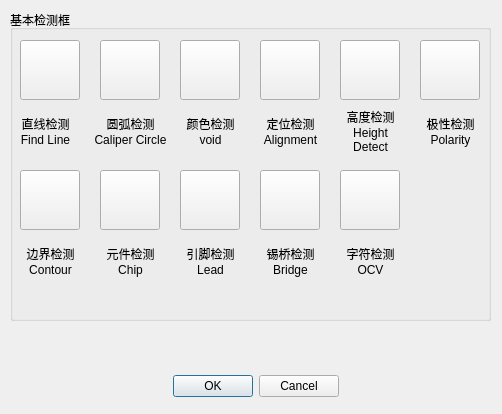
<?xml version="1.0" encoding="UTF-8"?>
<ui version="4.0">
 <class>InspWindowSelectDialog</class>
 <widget class="QDialog" name="InspWindowSelectDialog">
  <property name="geometry">
   <rect>
    <x>0</x>
    <y>0</y>
    <width>502</width>
    <height>414</height>
   </rect>
  </property>
  <property name="windowTitle">
   <string>InspWindowSelectDialog</string>
  </property>
  <widget class="QGroupBox" name="groupBox">
   <property name="geometry">
    <rect>
     <x>10</x>
     <y>10</y>
     <width>481</width>
     <height>311</height>
    </rect>
   </property>
   <property name="title">
    <string>基本检测框</string>
   </property>
   <widget class="QPushButton" name="btnVoidInspWindow">
    <property name="geometry">
     <rect>
      <x>170</x>
      <y>30</y>
      <width>60</width>
      <height>60</height>
     </rect>
    </property>
    <property name="text">
     <string/>
    </property>
    <property name="icon">
     <iconset>
      <normaloff>Image/InspVoid.png</normaloff>
      <normalon>Image/InspVoid.png</normalon>Image/InspVoid.png</iconset>
    </property>
    <property name="iconSize">
     <size>
      <width>60</width>
      <height>60</height>
     </size>
    </property>
   </widget>
   <widget class="QLabel" name="labelVoidInspWindow">
    <property name="geometry">
     <rect>
      <x>170</x>
      <y>100</y>
      <width>61</width>
      <height>41</height>
     </rect>
    </property>
    <property name="text">
     <string>颜色检测  void</string>
    </property>
    <property name="alignment">
     <set>Qt::AlignCenter</set>
    </property>
    <property name="wordWrap">
     <bool>true</bool>
    </property>
   </widget>
   <widget class="QPushButton" name="btnFindLineWindow">
    <property name="geometry">
     <rect>
      <x>10</x>
      <y>30</y>
      <width>60</width>
      <height>60</height>
     </rect>
    </property>
    <property name="text">
     <string/>
    </property>
    <property name="icon">
     <iconset>
      <normaloff>Image/CaliperLine.png</normaloff>Image/CaliperLine.png</iconset>
    </property>
    <property name="iconSize">
     <size>
      <width>60</width>
      <height>60</height>
     </size>
    </property>
   </widget>
   <widget class="QLabel" name="labelCaliperLineWindow">
    <property name="geometry">
     <rect>
      <x>0</x>
      <y>100</y>
      <width>71</width>
      <height>41</height>
     </rect>
    </property>
    <property name="text">
     <string>直线检测 Find Line</string>
    </property>
    <property name="alignment">
     <set>Qt::AlignCenter</set>
    </property>
    <property name="wordWrap">
     <bool>true</bool>
    </property>
   </widget>
   <widget class="QPushButton" name="btnCaliperCircleWindow">
    <property name="geometry">
     <rect>
      <x>90</x>
      <y>30</y>
      <width>60</width>
      <height>60</height>
     </rect>
    </property>
    <property name="text">
     <string/>
    </property>
    <property name="icon">
     <iconset>
      <normaloff>Image/CaliperCircle.png</normaloff>Image/CaliperCircle.png</iconset>
    </property>
    <property name="iconSize">
     <size>
      <width>60</width>
      <height>60</height>
     </size>
    </property>
   </widget>
   <widget class="QLabel" name="labelCaliperCircleWindow">
    <property name="geometry">
     <rect>
      <x>80</x>
      <y>100</y>
      <width>81</width>
      <height>41</height>
     </rect>
    </property>
    <property name="text">
     <string>圆弧检测 Caliper Circle</string>
    </property>
    <property name="alignment">
     <set>Qt::AlignCenter</set>
    </property>
    <property name="wordWrap">
     <bool>true</bool>
    </property>
   </widget>
   <widget class="QLabel" name="labelAlignmentWindow">
    <property name="geometry">
     <rect>
      <x>250</x>
      <y>100</y>
      <width>61</width>
      <height>41</height>
     </rect>
    </property>
    <property name="text">
     <string>定位检测  Alignment</string>
    </property>
    <property name="alignment">
     <set>Qt::AlignCenter</set>
    </property>
    <property name="wordWrap">
     <bool>true</bool>
    </property>
   </widget>
   <widget class="QPushButton" name="btnAlignmentWindow">
    <property name="geometry">
     <rect>
      <x>250</x>
      <y>30</y>
      <width>60</width>
      <height>60</height>
     </rect>
    </property>
    <property name="text">
     <string/>
    </property>
    <property name="icon">
     <iconset>
      <normaloff>image/Alignment.png</normaloff>image/Alignment.png</iconset>
    </property>
    <property name="iconSize">
     <size>
      <width>60</width>
      <height>60</height>
     </size>
    </property>
   </widget>
   <widget class="QPushButton" name="btnHeightDetectWindow">
    <property name="geometry">
     <rect>
      <x>330</x>
      <y>30</y>
      <width>60</width>
      <height>60</height>
     </rect>
    </property>
    <property name="text">
     <string/>
    </property>
    <property name="icon">
     <iconset>
      <normaloff>image/HeightDetect.png</normaloff>image/HeightDetect.png</iconset>
    </property>
    <property name="iconSize">
     <size>
      <width>60</width>
      <height>60</height>
     </size>
    </property>
   </widget>
   <widget class="QLabel" name="labelHeightDetectWindow">
    <property name="geometry">
     <rect>
      <x>330</x>
      <y>100</y>
      <width>61</width>
      <height>41</height>
     </rect>
    </property>
    <property name="text">
     <string>高度检测  Height Detect</string>
    </property>
    <property name="alignment">
     <set>Qt::AlignCenter</set>
    </property>
    <property name="wordWrap">
     <bool>true</bool>
    </property>
   </widget>
   <widget class="QPushButton" name="btnInspPolarityWindow">
    <property name="geometry">
     <rect>
      <x>410</x>
      <y>30</y>
      <width>60</width>
      <height>60</height>
     </rect>
    </property>
    <property name="text">
     <string/>
    </property>
    <property name="icon">
     <iconset>
      <normaloff>Image/Polarity.png</normaloff>Image/Polarity.png</iconset>
    </property>
    <property name="iconSize">
     <size>
      <width>60</width>
      <height>60</height>
     </size>
    </property>
   </widget>
   <widget class="QLabel" name="labelInspectPolarity">
    <property name="geometry">
     <rect>
      <x>410</x>
      <y>100</y>
      <width>61</width>
      <height>41</height>
     </rect>
    </property>
    <property name="text">
     <string>极性检测  Polarity</string>
    </property>
    <property name="alignment">
     <set>Qt::AlignCenter</set>
    </property>
    <property name="wordWrap">
     <bool>true</bool>
    </property>
   </widget>
   <widget class="QLabel" name="labelInspectContour">
    <property name="geometry">
     <rect>
      <x>10</x>
      <y>230</y>
      <width>61</width>
      <height>41</height>
     </rect>
    </property>
    <property name="text">
     <string>边界检测 Contour</string>
    </property>
    <property name="alignment">
     <set>Qt::AlignCenter</set>
    </property>
    <property name="wordWrap">
     <bool>true</bool>
    </property>
   </widget>
   <widget class="QPushButton" name="btnInspContourWindow">
    <property name="geometry">
     <rect>
      <x>10</x>
      <y>160</y>
      <width>60</width>
      <height>60</height>
     </rect>
    </property>
    <property name="text">
     <string/>
    </property>
    <property name="icon">
     <iconset>
      <normaloff>Image/Contour.png</normaloff>Image/Contour.png</iconset>
    </property>
    <property name="iconSize">
     <size>
      <width>60</width>
      <height>60</height>
     </size>
    </property>
   </widget>
   <widget class="QLabel" name="labelInspectChip">
    <property name="geometry">
     <rect>
      <x>90</x>
      <y>230</y>
      <width>61</width>
      <height>41</height>
     </rect>
    </property>
    <property name="text">
     <string>元件检测 Chip</string>
    </property>
    <property name="alignment">
     <set>Qt::AlignCenter</set>
    </property>
    <property name="wordWrap">
     <bool>true</bool>
    </property>
   </widget>
   <widget class="QPushButton" name="btnInspChipWindow">
    <property name="geometry">
     <rect>
      <x>90</x>
      <y>160</y>
      <width>60</width>
      <height>60</height>
     </rect>
    </property>
    <property name="text">
     <string/>
    </property>
    <property name="icon">
     <iconset>
      <normaloff>Image/Chip.png</normaloff>Image/Chip.png</iconset>
    </property>
    <property name="iconSize">
     <size>
      <width>60</width>
      <height>60</height>
     </size>
    </property>
   </widget>
   <widget class="QLabel" name="labelInspectBridge">
    <property name="geometry">
     <rect>
      <x>250</x>
      <y>230</y>
      <width>61</width>
      <height>41</height>
     </rect>
    </property>
    <property name="text">
     <string>锡桥检测 Bridge</string>
    </property>
    <property name="alignment">
     <set>Qt::AlignCenter</set>
    </property>
    <property name="wordWrap">
     <bool>true</bool>
    </property>
   </widget>
   <widget class="QPushButton" name="btnInspBridgeWindow">
    <property name="geometry">
     <rect>
      <x>250</x>
      <y>160</y>
      <width>60</width>
      <height>60</height>
     </rect>
    </property>
    <property name="text">
     <string/>
    </property>
    <property name="icon">
     <iconset>
      <normaloff>Image/Bridging.png</normaloff>
      <selectedon>Image/Bridging.png</selectedon>Image/Bridging.png</iconset>
    </property>
    <property name="iconSize">
     <size>
      <width>60</width>
      <height>60</height>
     </size>
    </property>
   </widget>
   <widget class="QLabel" name="labelInspectLead">
    <property name="geometry">
     <rect>
      <x>170</x>
      <y>230</y>
      <width>61</width>
      <height>41</height>
     </rect>
    </property>
    <property name="text">
     <string>引脚检测 Lead</string>
    </property>
    <property name="alignment">
     <set>Qt::AlignCenter</set>
    </property>
    <property name="wordWrap">
     <bool>true</bool>
    </property>
   </widget>
   <widget class="QPushButton" name="btnInspLeadWindow">
    <property name="geometry">
     <rect>
      <x>170</x>
      <y>160</y>
      <width>60</width>
      <height>60</height>
     </rect>
    </property>
    <property name="text">
     <string/>
    </property>
    <property name="icon">
     <iconset>
      <normaloff>Image/Lead.png</normaloff>
      <selectedon>Image/Lead.png</selectedon>Image/Lead.png</iconset>
    </property>
    <property name="iconSize">
     <size>
      <width>60</width>
      <height>60</height>
     </size>
    </property>
   </widget>
   <widget class="QLabel" name="labelOcv">
    <property name="geometry">
     <rect>
      <x>330</x>
      <y>230</y>
      <width>61</width>
      <height>41</height>
     </rect>
    </property>
    <property name="text">
     <string>字符检测 OCV</string>
    </property>
    <property name="alignment">
     <set>Qt::AlignCenter</set>
    </property>
    <property name="wordWrap">
     <bool>true</bool>
    </property>
   </widget>
   <widget class="QPushButton" name="btnOcvWindow">
    <property name="geometry">
     <rect>
      <x>330</x>
      <y>160</y>
      <width>60</width>
      <height>60</height>
     </rect>
    </property>
    <property name="text">
     <string/>
    </property>
    <property name="icon">
     <iconset>
      <normaloff>Image/Ocv.png</normaloff>
      <selectedon>Image/Ocv.png</selectedon>Image/Ocv.png</iconset>
    </property>
    <property name="iconSize">
     <size>
      <width>60</width>
      <height>60</height>
     </size>
    </property>
   </widget>
  </widget>
  <widget class="QDialogButtonBox" name="buttonBox">
   <property name="geometry">
    <rect>
     <x>140</x>
     <y>370</y>
     <width>231</width>
     <height>32</height>
    </rect>
   </property>
   <property name="orientation">
    <enum>Qt::Horizontal</enum>
   </property>
   <property name="standardButtons">
    <set>QDialogButtonBox::Cancel|QDialogButtonBox::Ok</set>
   </property>
   <property name="centerButtons">
    <bool>true</bool>
   </property>
  </widget>
 </widget>
 <layoutdefault spacing="6" margin="11"/>
 <resources/>
 <connections>
  <connection>
   <sender>buttonBox</sender>
   <signal>rejected()</signal>
   <receiver>InspWindowSelectDialog</receiver>
   <slot>reject()</slot>
   <hints>
    <hint type="sourcelabel">
     <x>255</x>
     <y>385</y>
    </hint>
    <hint type="destinationlabel">
     <x>259</x>
     <y>206</y>
    </hint>
   </hints>
  </connection>
 </connections>
</ui>
